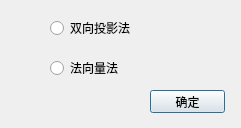
<?xml version="1.0" encoding="UTF-8"?>
<ui version="4.0">
 <class>AxisDialog</class>
 <widget class="QDialog" name="AxisDialog">
  <property name="geometry">
   <rect>
    <x>0</x>
    <y>0</y>
    <width>241</width>
    <height>128</height>
   </rect>
  </property>
  <property name="windowTitle">
   <string>请选择生成隧道中轴线方法</string>
  </property>
  <widget class="QPushButton" name="pushButton">
   <property name="geometry">
    <rect>
     <x>150</x>
     <y>90</y>
     <width>75</width>
     <height>23</height>
    </rect>
   </property>
   <property name="text">
    <string>确定</string>
   </property>
  </widget>
  <widget class="QRadioButton" name="radioButton_projection">
   <property name="geometry">
    <rect>
     <x>50</x>
     <y>20</y>
     <width>89</width>
     <height>16</height>
    </rect>
   </property>
   <property name="text">
    <string>双向投影法</string>
   </property>
  </widget>
  <widget class="QRadioButton" name="radioButton_normal">
   <property name="geometry">
    <rect>
     <x>50</x>
     <y>60</y>
     <width>89</width>
     <height>16</height>
    </rect>
   </property>
   <property name="text">
    <string>法向量法</string>
   </property>
  </widget>
 </widget>
 <resources/>
 <connections/>
</ui>
